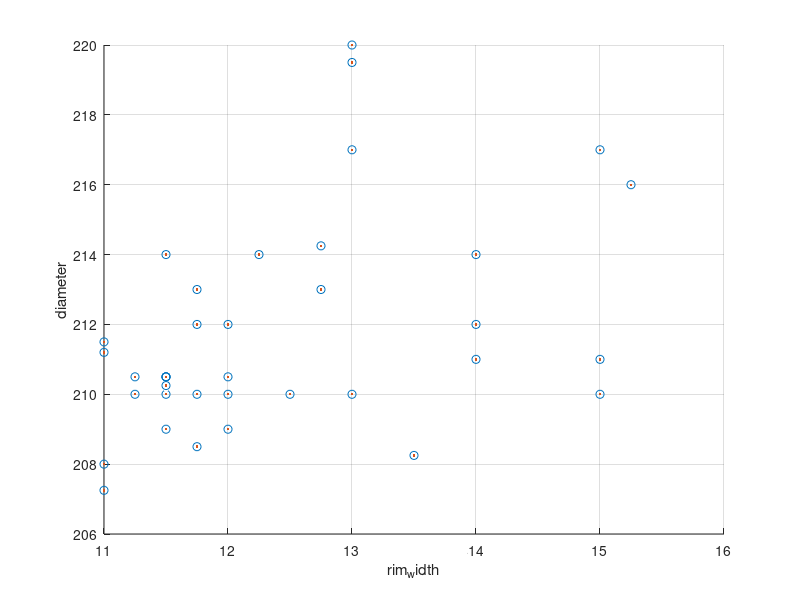
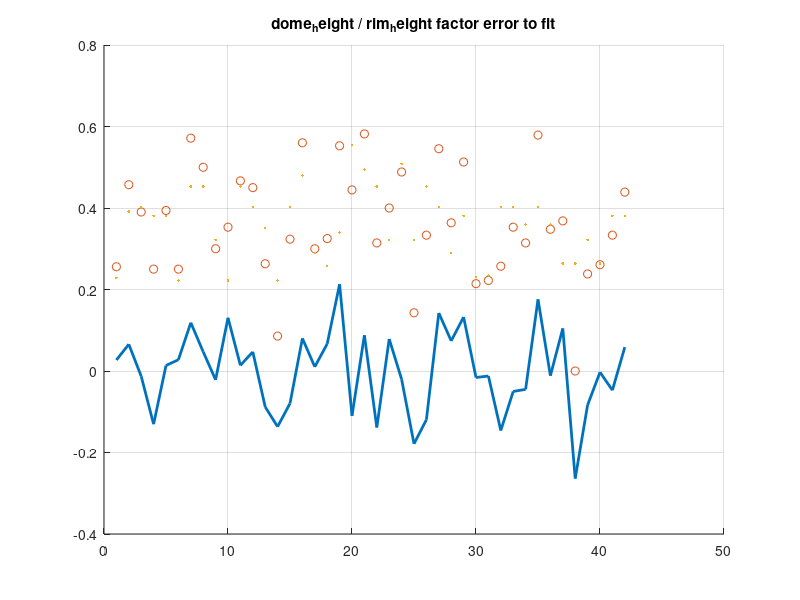

Here is the MATLAB script that generated these plots, in order:

% try to find some crap mapping from the PDGA 
% 'Rim Configuration' (blunt edge area measureed by a contour gauge)
% to the actual dome height and lowerf rim camber heights
% ideally this would loosely correlate to other supplied aspects of the
% disc; use our existing (manually measured/validated dataset) to formulate
% this relationship. Neural nets would be funny here....
% We need to make sure discs with generated dome/rim heights are flagged as
% 'unverified', so they can be updated later

clc;
% clear all;

thickness = [ ...
20
15
15.5
16.5
15.5
19.25
17
16.75
19
17
18.5
15
18.5
15.1
17
14.5
17.5
19.5
19
15.5
16
22
16
16
15
16.25
17.5
15
18
15
17
20
15.9
18
20
14.5
19
18
19.5
22
8.5
19
12.25
20.75
16.2
16.5
15
15.25
15
15
];

rim_width = [...
10.25
24.5
21
24.5
24.5
12.25
24.5
17.5
9.8
19.5
13
24
22
16.8
12.5
21
20.5
12
12
23.5
19.25
13.5
21
17.8
19
19.25
10.5
19.25
22
19
19
10
12.3
13
10
23.5
10
19
10.8
9
8.5
13.25
9
9
15
11.5
19.75
19.5
21.5
22.75
];

rim_height = [...
8
4.75
6.25
6
5
7.5
3.75
6
-1
7
8.25
4
5.5
7
8
5.75
5.5
7
6.75
4.25
5
5.75
6
-1
6
5.5
6
5.5
5
7
4.75
5.5
-1
7
6.5
5.5
6
4
-1
7.5
-1
6
5
-1
-1
8
8
8.5
7
5.75
];

dome_height = [...
2.75
4
4
2
3.25
2.5
5
6
-1
3
4.5
3.5
4.5
2.5
0.75
2.75
7
3
3.25
5.25
4
8
2.75
-1
4
5.25
1
2.75
6
4
5
1.5
-1
2
2.25
3
2.75
5.5
-1
4
-1
3.5
0.5
-1
-1
0
2.5
3
3.5
4.5
];

rim_depth = [...
13
11.5
11.75
11.5
11.5
13
12
11.5
15.6
11.75
15
11.5
12.5
11
13
11.5
11.75
12.75
12.75
11
11
13.5
11.5
11.3
12
11
14
11.5
12
11.75
11.5
15.25
12.7
13
15
11.25
15
13
14.3
14
6.25
12.25
9
15
12.3
14
12
11.5
12
11.25
];

diameter = [...
219.5
210.25
210
210.5
210.5
217
209
209
212.2
212
217
209
210
211.2
217
210
208.5
213
214.25
211.5
207.25
208.25
209
211.4
212
208
212
209
210
213
210.5
216
214.4
220
210
210
211
210
210.2
211
70
214
150
210
215.4
214
212
214
210.5
210.5
];

blunt_edge = thickness - dome_height - rim_height;



%% assume we only have access to:
% - rim depth
% - rim width
% - blunt edge height
% - thickness
% - diameter

% and we need to derive the rim_height and dome_height
% or rather, the dome/rim height factor (determines what the split is for
% anything left over from 'thickness - blunt edge height'

dome_o_rim = dome_height ./ (dome_height + rim_height);

idx = rim_height ~= -1;
% get rid of buzzz mini and marker
[~, buzzzmini] = min(abs(diameter - 70));
idx(buzzzmini) = 1<0;
[~, buzzzmini] = min(abs(diameter - 150));
idx(buzzzmini) = 1<0;

figure(1); hold on; grid on;
% plot3(rim_width(idx), diameter(idx), dome_o_rim(idx), 'o')


X = rim_depth(idx);
Y = diameter(idx);
Z = dome_o_rim(idx);   

% X_nodes = linspace(min(X), max(X), 50);
% Y_nodes = linspace(min(Y), max(Y), 50);
% 
% disp('Get Grid Points');
% g = gridfit(X,Y,Z,X_nodes,Y_nodes, 'smoothness', [0.05, 0.05]);
% 
% disp('Plot Surface');
xlabel('rim_width'); 
ylabel('diameter'); 
zlabel('dome_height / rim_height factor')
%         
% surf(X_nodes,Y_nodes,g,...
%     'AlphaData',ones(size(g))*0.7, 'alphadatamapping', 'none',...
%     'FaceAlpha','flat');

plot3(X, Y, Z, 'o');

n = 1;
m = 1;
% p = polyFit2D(Z,X,Y,n,m)

% try with exact inputs
% Z_fit = polyVal2D(p,X,Y,n,m);

p = polyfit(Y, Z, 2)
Z_fit = polyval(p,Y);

plot3(X, Y, Z_fit, '.')

figure(2); hold on; grid on;
plot(Z - Z_fit, 'LineWidth', 2);
plot(Z, 'o');
plot(Z_fit, '.');
title('dome_height / rim_height factor error to fit')
























